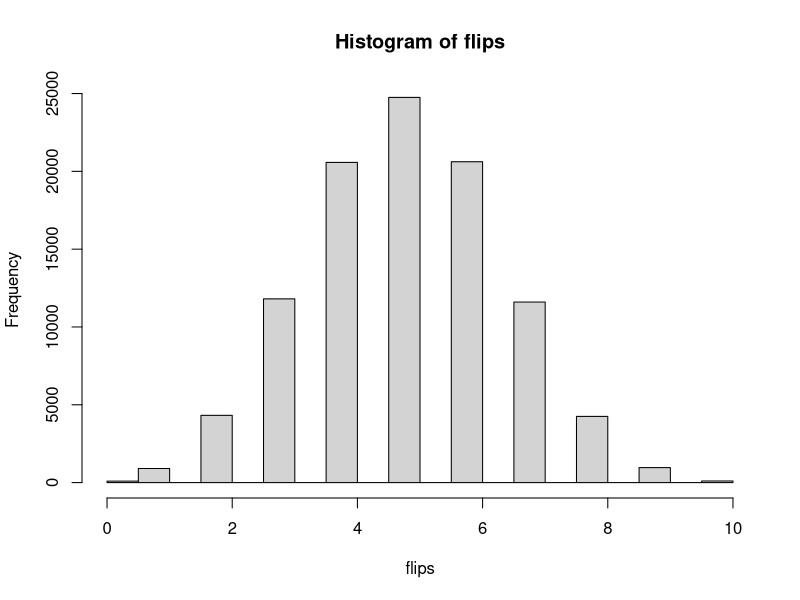
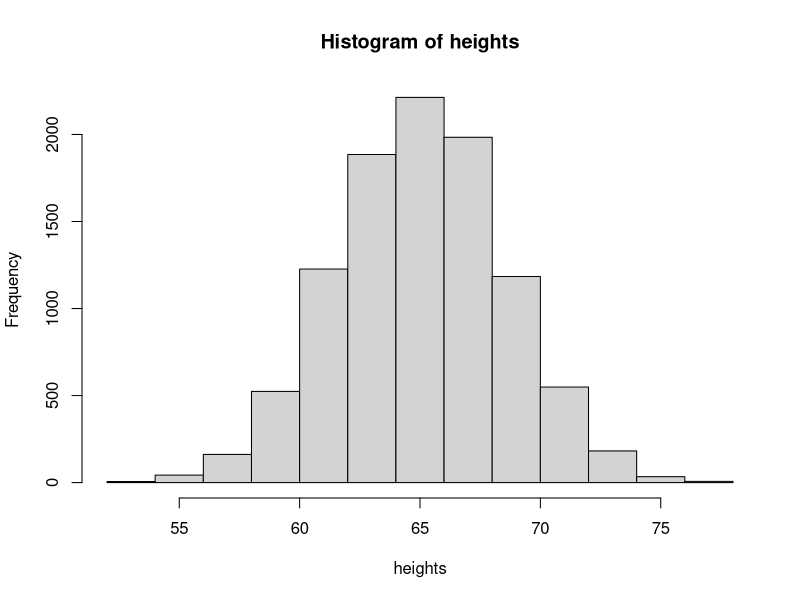

Generate these figures, in order, with R:
#Pratt Info 640 Fall 2019
#Lab 6-Probabilty R Lab
#Diedre Brown; dbrow207@pratt.edu

#binomial distribution - 1 coin flipped 1=heads, 0=tails
rbinom(1,1,.5)
#ans: 0, 1, 1, 1, 0
#binomial distribution - 10 coins flipped 1=heads, 0=tails
rbinom(10,1,.5)
d1<-rbinom(10,1,.5)
sum(d1) #sum=3 three times all coins came up heads
#flip one coin 10 times
rbinom(1,10,.5) #4 times this coin came up heads
#flip 10 coins 10 times each
rbinom(10,10, .5) #vector of the outputs [1] 4 4 3 4 3 7 8 4 6 3
#flip 10 coins 10 times each, probability of getting heads more likely (80%)
rbinom(10,10,.8) # [1]  8 10 10  9 10  7  6  8  8  9 Higher numbers because P more likely.
#flip 10 coins 10 times each, probability of getting heads less likely (20%)/irrelevant class/no
rbinom(10,10,.2) # [1] 1 2 0 2 1 2 2 1 1 3 Lower numbers because P less likely.

#visualize the distribution to prove that the liklihood of any given outcome is normally distributed
flips<-rbinom(100000, 10, .5)
hist(flips)
#liklihoos of getting exactly 5 heads
flips == 5
#mean of flips to get probability b/c 1==TRUE and 0==FALSE
mean(flips==5) #0.24636
#DBINOM() mathematical likilhood, assuming a normal distribution of getting getting exactly 5 heads; 
#does not need to know how many coins (from here to infinity)
dbinom(5,10,.5) #[1] 0.2460938 

#PBINOM() gives the probability rather than a vector. 
#5 coins with 10 flips each-equally likely
pbinom(5, 10, .5) #[1] 0.6230469
1-pbinom(5, 10, .5) #[1] 0.3769531

#heights of 10,000 american women
rnorm(10000,65,3.5)
heights <-rnorm(10000,65,3.5)
hist(heights)

#find out how likely it is to randomly select an american woman from the population who is over 5'10"
#define a funtion that takes any random observation and plots it along a normal distribution
#use integrate () to take the intergral of the fuction to calculate the area under the area under
#the normal curve from the point we defined as it approaches infinity.
f<-function(x){dnorm(x, mean = 65, sd=3.5)}
integrate(f,70,Inf)
#0.07656373 with absolute error < 2.2e-06 7.66% chance that a randomly selected woman would be over 5'10"

#PNORM() The function that will take the integral
pnorm(70,65,3.5) #[1] 0.9234363 The probability of randomly selecting a woman that is less than 70"H
1-pnorm(70,65,3.5) #[1] 0.07656373 The probability of randomly selecting a woman that is more than 70"H

